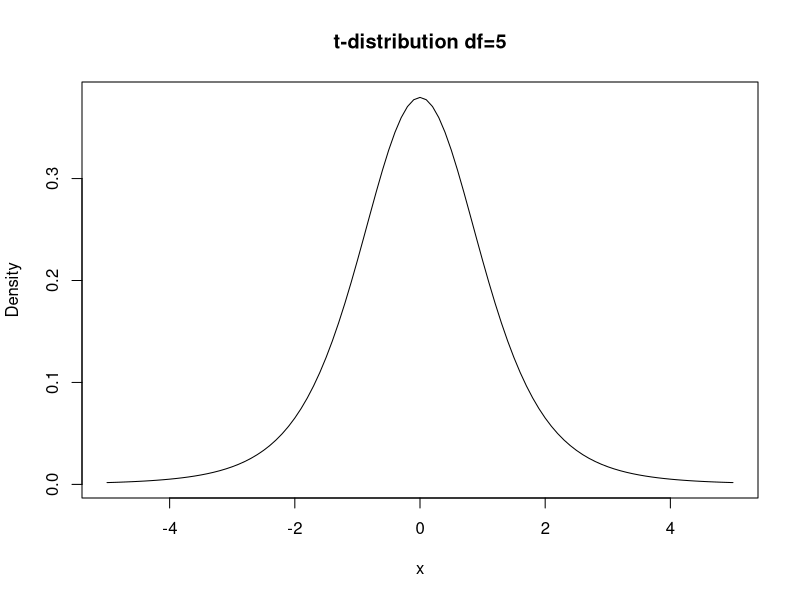
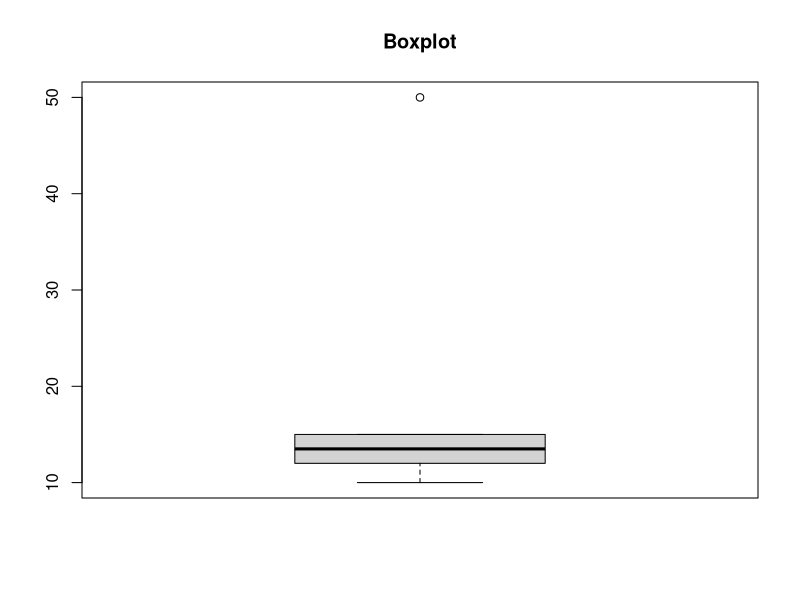
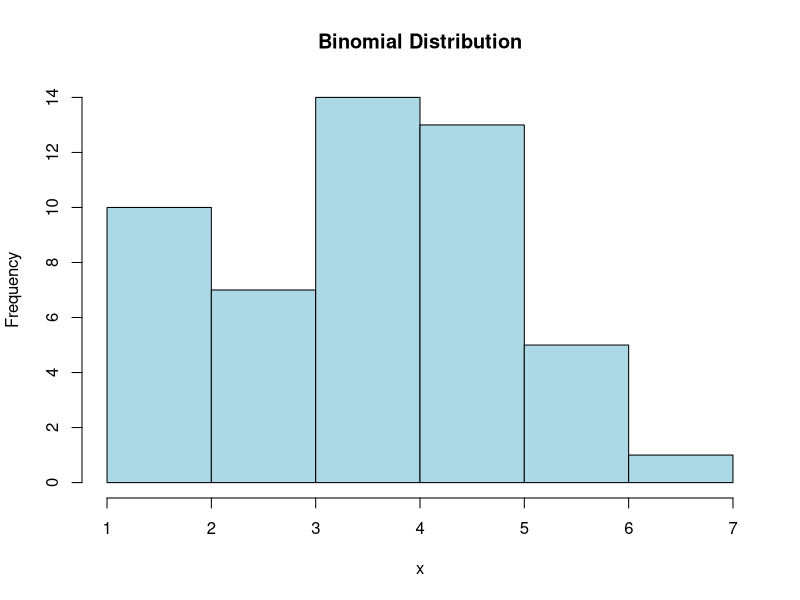
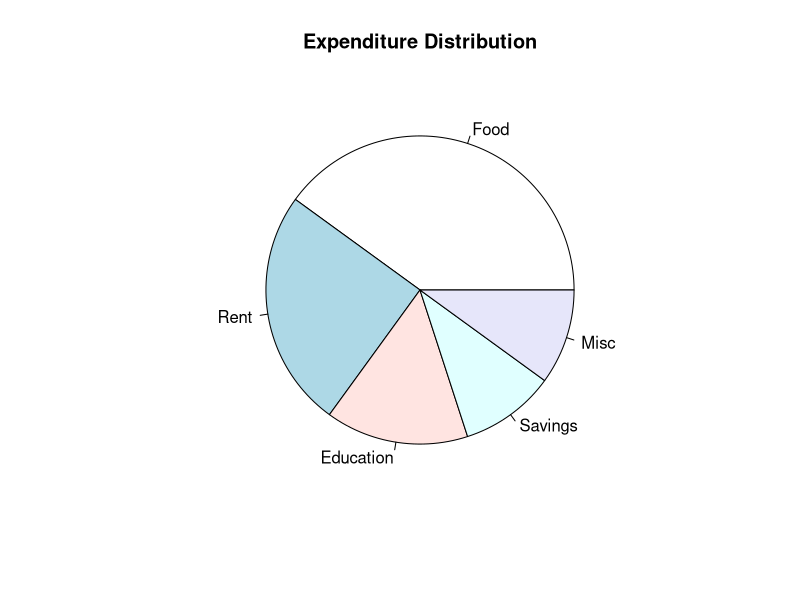

These charts were generated, in order, by the following R code:
##Slip - 17
##Q.1 - (A)

A = c(2,4,6,8,10,12,14,16,18,20,22,24)
B = c(1,3,5,7,9,11,13,15,17,19,21,23)

A + B

A - B

A * B

mean(A + B)

##Q.1 - (B)
x = c(450,700,550,600,850,450,900,550,600,500,750,450)

mean(x)

table(x)

cv = (sd(x)/mean(x))*100;
cv

##Q.2 - A

x = c(10,17,25,20,45,40,50)
y = c(50,55,65,65,70,75,80)

cor(x,y)

cor(x,y,method="spearman")

## Q.2 - B 

n=15; p=0.05

dbinom(2,n,p)

pbinom(1,n,p)

##Q.3 - A

x = seq(-5,5,0.1)

y = dt(x,5)

plot(x,y,type="l",main="t-distribution df=5",
     xlab="x",ylab="Density")

##Q.3 - B

x = c(10,12,15,14,13,11,50,12,14,15)

boxplot(x,main="Boxplot")

##Q.4 - A

x = rbinom(50,10,0.4)

hist(x,main="Binomial Distribution",
     col="lightblue")

##Q.4 - B

item = c("Food","Rent","Education","Savings","Misc")
qty = c(4000,2500,1500,1000,1000)

pie(qty,labels=item,main="Expenditure Distribution")
